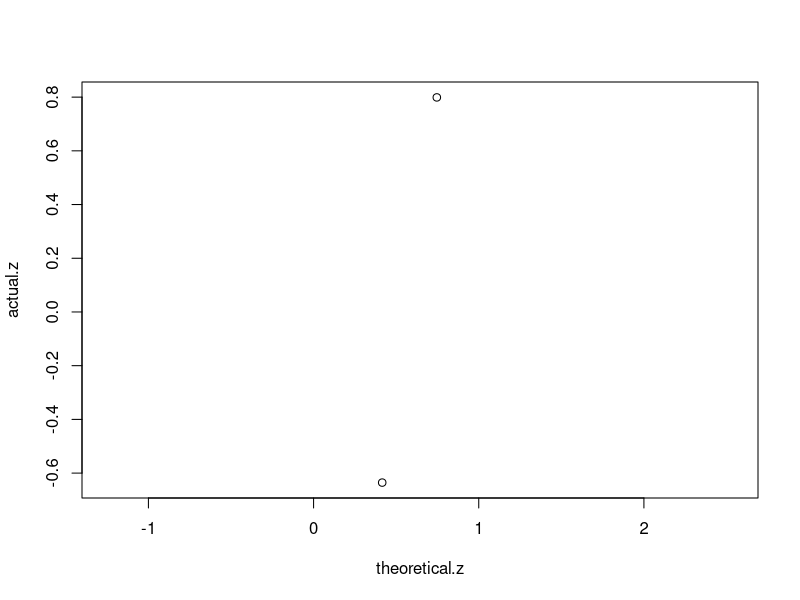
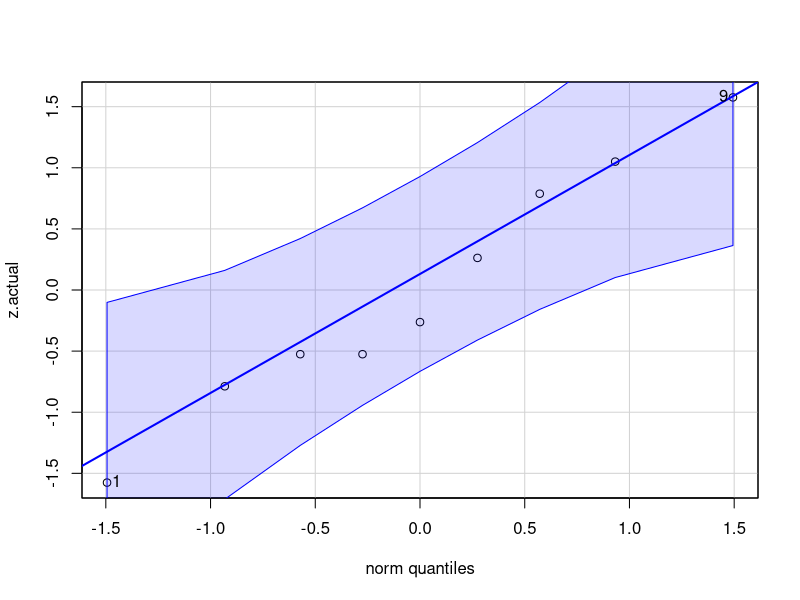

The R source for these figures, in order:
# there are 9 observations, so N = 9

N = 9;

index<-seq(1, N)

z.ideal = (index -0.05)/N

theoretical.z<-qnorm(z.ideal)
theoretical.z

#hist(theoretical.z)

v.yield = c(23, 19, 17, 18, 24, 26, 21, 14, 18)

z.mean <- mean(v.yield)
z.sd <- sd(v.yield)
z.actual <- sort(v.yield - z.mean)/z.sd

actual.z<-qnorm(z.actual)

plot(theoretical.z, actual.z, type = "p")

library(car)
qqPlot(z.actual)

# the degrees of freedom is 8

Ct <- qt(0.975, df=8) #gives the z ordinate, given a 0.975 area under the curve and a df of 8

z.mean - Ct*z.sd/3
z.mean + Ct*z.sd/3